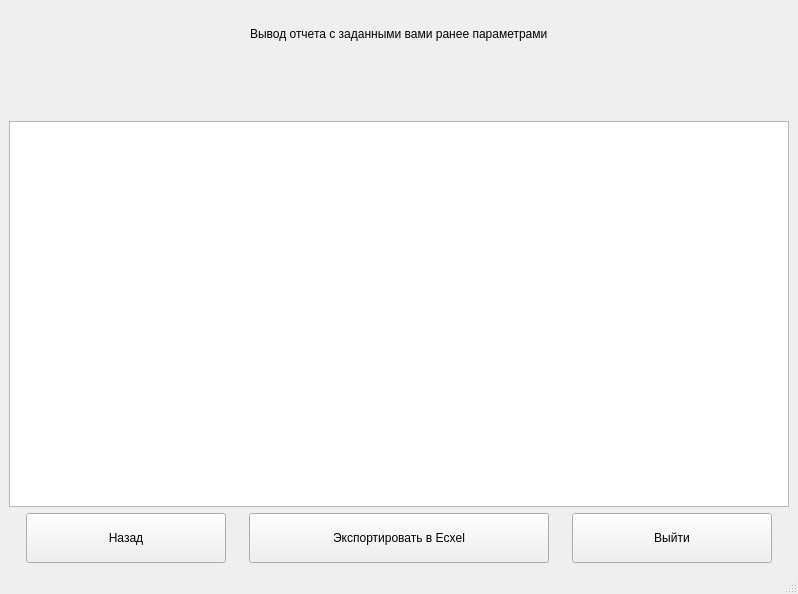
<?xml version="1.0" encoding="UTF-8"?>
<ui version="4.0">
 <class>ReportWindow</class>
 <widget class="QMainWindow" name="ReportWindow">
  <property name="geometry">
   <rect>
    <x>0</x>
    <y>0</y>
    <width>798</width>
    <height>594</height>
   </rect>
  </property>
  <property name="windowTitle">
   <string>Вывод отчета</string>
  </property>
  <widget class="QWidget" name="centralwidget">
   <layout class="QVBoxLayout" name="verticalLayout">
    <item alignment="Qt::AlignHCenter|Qt::AlignTop">
     <widget class="QLabel" name="HeadingLabel">
      <property name="minimumSize">
       <size>
        <width>0</width>
        <height>50</height>
       </size>
      </property>
      <property name="maximumSize">
       <size>
        <width>16777215</width>
        <height>50</height>
       </size>
      </property>
      <property name="text">
       <string>Вывод отчета с заданными вами ранее параметрами</string>
      </property>
     </widget>
    </item>
    <item>
     <widget class="QLabel" name="StatusLabel">
      <property name="minimumSize">
       <size>
        <width>0</width>
        <height>50</height>
       </size>
      </property>
      <property name="maximumSize">
       <size>
        <width>16777215</width>
        <height>50</height>
       </size>
      </property>
      <property name="text">
       <string/>
      </property>
     </widget>
    </item>
    <item>
     <widget class="QTableView" name="TableView">
      <property name="minimumSize">
       <size>
        <width>0</width>
        <height>0</height>
       </size>
      </property>
      <property name="maximumSize">
       <size>
        <width>16777215</width>
        <height>16777215</height>
       </size>
      </property>
     </widget>
    </item>
    <item>
     <layout class="QHBoxLayout" name="horizontalLayout">
      <item>
       <widget class="QPushButton" name="BackPushButton">
        <property name="minimumSize">
         <size>
          <width>150</width>
          <height>50</height>
         </size>
        </property>
        <property name="maximumSize">
         <size>
          <width>200</width>
          <height>50</height>
         </size>
        </property>
        <property name="text">
         <string>Назад</string>
        </property>
       </widget>
      </item>
      <item>
       <widget class="QPushButton" name="ExportPushButton">
        <property name="minimumSize">
         <size>
          <width>250</width>
          <height>50</height>
         </size>
        </property>
        <property name="maximumSize">
         <size>
          <width>300</width>
          <height>50</height>
         </size>
        </property>
        <property name="text">
         <string>Экспортировать в Ecxel</string>
        </property>
       </widget>
      </item>
      <item>
       <widget class="QPushButton" name="QuitPushButton">
        <property name="minimumSize">
         <size>
          <width>150</width>
          <height>50</height>
         </size>
        </property>
        <property name="maximumSize">
         <size>
          <width>200</width>
          <height>50</height>
         </size>
        </property>
        <property name="text">
         <string>Выйти</string>
        </property>
       </widget>
      </item>
     </layout>
    </item>
   </layout>
  </widget>
  <widget class="QStatusBar" name="statusbar"/>
 </widget>
 <resources/>
 <connections/>
</ui>
